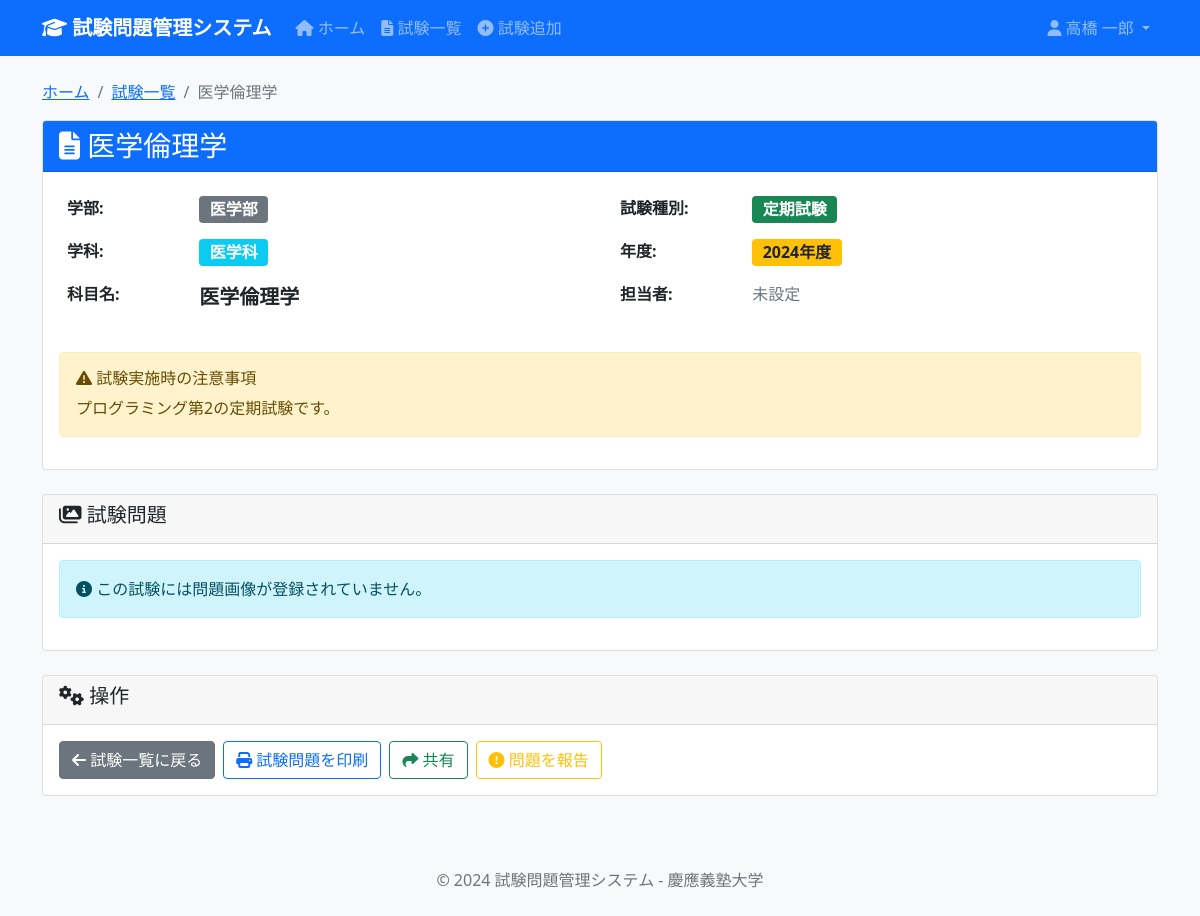
/exam/14 (signed in), run on the app's committed database.
### tables this page shows
CREATE TABLE Subjects (
                subject_id INTEGER PRIMARY KEY AUTOINCREMENT,
                department_id INTEGER NOT NULL,
                subject_name TEXT NOT NULL,
                subject_type TEXT CHECK (subject_type IN ('必修', '選択必修', '一般教養')),
                semester TEXT CHECK (semester IN ('春学期', '春学期前半', '春学期後半', '秋学期', '秋学期前半', '秋学期後半')),
                grade_level INTEGER CHECK (grade_level BETWEEN 1 AND 4),
                created_at DATETIME DEFAULT CURRENT_TIMESTAMP,
                FOREIGN KEY (department_id) REFERENCES Departments(department_id)
            );

CREATE TABLE Faculties (
                faculty_id INTEGER PRIMARY KEY AUTOINCREMENT,
                faculty_name TEXT NOT NULL UNIQUE
            );

CREATE TABLE Departments (
                department_id INTEGER PRIMARY KEY AUTOINCREMENT,
                faculty_id INTEGER NOT NULL,
                department_name TEXT NOT NULL,
                FOREIGN KEY (faculty_id) REFERENCES Faculties(faculty_id),
                UNIQUE(faculty_id, department_name)
            );

CREATE TABLE ExamTypes (
                exam_type_id INTEGER PRIMARY KEY AUTOINCREMENT,
                exam_type_name TEXT NOT NULL UNIQUE
            );

CREATE TABLE Exams (
                exam_id INTEGER PRIMARY KEY AUTOINCREMENT,
                subject_id INTEGER NOT NULL,
                exam_type_id INTEGER NOT NULL,
                exam_year INTEGER NOT NULL,
                instructions TEXT,
                created_at DATETIME DEFAULT CURRENT_TIMESTAMP,
                FOREIGN KEY (subject_id) REFERENCES Subjects(subject_id),
                FOREIGN KEY (exam_type_id) REFERENCES ExamTypes(exam_type_id),
                UNIQUE(subject_id, exam_type_id, exam_year)
            );

### app.py (the view)
@app.route('/exam/<int:exam_id>')
@login_required
def exam_detail(exam_id: int) -> str:
    cur = get_db().cursor()
    exam = cur.execute('''
        SELECT
            e.exam_id,
            f.faculty_name,
            d.department_name,
            s.subject_name,
            et.exam_type_name,
            e.exam_year,
            e.instructions,
            GROUP_CONCAT(p.professor_name, ', ') AS professors
        FROM Exams e
        JOIN Subjects s ON e.subject_id = s.subject_id
        JOIN Departments d ON s.department_id = d.department_id
        JOIN Faculties f ON d.faculty_id = f.faculty_id
        JOIN ExamTypes et ON e.exam_type_id = et.exam_type_id
        LEFT JOIN ExamProfessors ep ON e.exam_id = ep.exam_id
        LEFT JOIN Professors p ON ep.professor_id = p.professor_id
        WHERE e.exam_id = ?
        GROUP BY e.exam_id, f.faculty_name, d.department_name, s.subject_name, et.exam_type_name, e.exam_year, e.instructions
    ''', (exam_id,)).fetchone()
    if exam is None:
        flash('指定された試験が見つかりません', 'error')
        return redirect(url_for('exams'))
    questions = cur.execute('''
        SELECT question_id, picture FROM ExamQuestions WHERE exam_id = ?
    ''', (exam_id,)).fetchall()
    return render_template('exams/detail.html', exam=exam, questions=questions)

### app.py (called while the page is built)
def get_db() -> sqlite3.Connection:
    db = getattr(g, '_database', None)
    if db is None:
        db = g._database = sqlite3.connect(DATABASE)
        db.execute('PRAGMA foreign_keys = ON')
        db.row_factory = sqlite3.Row
    return db

@app.teardown_appcontext
def close_connection(exception: Optional[BaseException]) -> None:
    db = getattr(g, '_database', None)
    if db is not None:
        db.close()

def login_required(f):
    @wraps(f)
    def decorated_function(*args, **kwargs):
        if 'user_id' not in session:
            return redirect(url_for('login'))
        return f(*args, **kwargs)
    return decorated_function

### templates/exams/detail.html (shortened to what this page needs)
{% extends "base.html" %}
{% block content %}
<nav aria-label="breadcrumb">
    <ol class="breadcrumb">
        <li class="breadcrumb-item"><a href="{{ url_for('index') }}">ホーム</a></li>
        <li class="breadcrumb-item"><a href="{{ url_for('exams') }}">試験一覧</a></li>
        <li class="breadcrumb-item active">{{ exam[3] }}</li>
    </ol>
</nav>
<div class="row mb-4">
    <div class="col-12">
        <div class="card">
            <div class="card-header bg-primary text-white">
                <h3 class="card-title mb-0">
                    <i class="fas fa-file-alt"></i> {{ exam[3] }}
                </h3>
            </div>
            <div class="card-body">
                <div class="row">
                    <div class="col-md-6">
                        <table class="table table-borderless">
                            <tbody>
                                <tr>
                                    <th class="w-25">学部:</th>
                                    <td><span class="badge bg-secondary fs-6">{{ exam[1] }}</span></td>
                                </tr>
                                <tr>
                                    <th>学科:</th>
                                    <td><span class="badge bg-info fs-6">{{ exam[2] }}</span></td>
                                </tr>
                                <tr>
                                    <th>科目名:</th>
                                    <td><strong class="fs-5">{{ exam[3] }}</strong></td>
                                </tr>
                            </tbody>
                        </table>
                    </div>
                    <div class="col-md-6">
                        <table class="table table-borderless">
                            <tbody>
                                <tr>
                                    <th class="w-25">試験種別:</th>
                                    <td><span class="badge bg-success fs-6">{{ exam[4] }}</span></td>
                                </tr>
                                <tr>
                                    <th>年度:</th>
                                    <td><span class="badge bg-warning text-dark fs-6">{{ exam[5] }}年度</span></td>
                                </tr>
                                <tr>
                                    <th>担当者:</th>
                                    <td>
                                        {% if exam[7] %}
                                            <span class="text-primary">{{ exam[7] }}</span>
                                        {% else %}
                                            <span class="text-muted">未設定</span>
                                        {% endif %}
                                    </td>
                                </tr>
                            </tbody>
                        </table>
                    </div>
                </div>
                {% if exam[6] %}
                <div class="row mt-3">
                    <div class="col-12">
                        <div class="alert alert-warning">
                            <h6><i class="fas fa-exclamation-triangle"></i> 試験実施時の注意事項</h6>
                            <p class="mb-0">{{ exam[6] }}</p>
                        </div>
                    </div>
                </div>
                {% endif %}
            </div>
        </div>
    </div>
</div>
<div class="row mb-4">
    <div class="col-12">
        <div class="card">
            <div class="card-header">
                <h5><i class="fas fa-images"></i> 試験問題</h5>
            </div>
            <div class="card-body">
                {% if questions %}
                    <div class="row">
                        {% for question in questions %}
                        <div class="col-md-6 col-lg-4 mb-3">
                            <div class="card h-100">
                                <div class="card-header bg-light">
                                    <small class="text-muted">問題 {{ loop.index }}</small>
                                </div>
                                <div class="card-body text-center">
                                    {% if question.picture %}
                                        {% set file_path = url_for('uploaded_file', filename=question.picture) %}
                                        {% set file_extension = question.picture.split('.')[-1].lower() %}
                                        {% if file_extension == 'pdf' %}
                                            <div class="mb-3">
                                                <i class="fas fa-file-pdf fa-4x text-danger mb-2"></i>
                                                <p class="small text-muted mb-2">{{ question.picture }}</p>
                                            </div>
                                            <div class="d-grid gap-2">
                                                <a href="{{ file_path }}" target="_blank" class="btn btn-outline-danger btn-sm">
                                                    <i class="fas fa-eye"></i> PDFを開く
                                                </a>
                                                <a href="{{ file_path }}" download class="btn btn-outline-primary btn-sm">
                                                    <i class="fas fa-download"></i> ダウンロード
                                                </a>
                                            </div>
                                        {% elif file_extension in ['png', 'jpg', 'jpeg', 'gif', 'bmp', 'tiff'] %}
                                            <div class="mb-3">
                                                <img src="{{ file_path }}"
                                                     class="img-fluid rounded shadow-sm"
                                                     alt="試験問題画像"
                                                     style="max-height: 300px; cursor: pointer;"
                                                     onclick="openImageModal('{{ file_path }}', '{{ exam[3] }} - 問題{{ loop.index }}')">
                                            </div>
                                            <p class="small text-muted mb-2">{{ question.picture }}</p>
                                            <div class="d-grid gap-2">
                                                <button class="btn btn-outline-primary btn-sm"
                                                        onclick="openImageModal('{{ file_path }}', '{{ exam[3] }} - 問題{{ loop.index }}')">
                                                    <i class="fas fa-expand"></i> 拡大表示
                                                </button>
                                                <a href="{{ file_path }}" download class="btn btn-outline-secondary btn-sm">
                                                    <i class="fas fa-download"></i> ダウンロード
                                                </a>
                                            </div>
                                        {% else %}
                                            <div class="mb-3">
                                                <i class="fas fa-file fa-4x text-muted mb-2"></i>
                                                <p class="small text-muted mb-2">{{ question.picture }}</p>
                                            </div>
                                            <a href="{{ file_path }}" download class="btn btn-outline-primary btn-sm">
                                                <i class="fas fa-download"></i> ダウンロード
                                            </a>
                                        {% endif %}
                                    {% else %}
                                        <div class="text-center p-4">
                                            <i class="fas fa-file-image fa-3x text-muted mb-3"></i>
                                            <p class="text-muted">ファイルが設定されていません</p>
                                        </div>
                                    {% endif %}
                                </div>
                                <div class="card-footer">
                                    <small class="text-muted">問題ID: {{ question.question_id }}</small>
                                </div>
                            </div>
                        </div>
                        {% endfor %}
                    </div>
                {% else %}
                    <div class="alert alert-info">
                        <i class="fas fa-info-circle"></i>
                        この試験には問題画像が登録されていません。
                    </div>
                {% endif %}
            </div>
        </div>
    </div>
</div>
<div class="row">
    <div class="col-12">
        <div class="card">
            <div class="card-header">
                <h5><i class="fas fa-cogs"></i> 操作</h5>
            </div>
            <div class="card-body">
                <div class="d-flex flex-wrap gap-2">
                    <a href="{{ url_for('exams') }}" class="btn btn-secondary">
                        <i class="fas fa-arrow-left"></i> 試験一覧に戻る
                    </a>
                    <button class="btn btn-outline-primary" onclick="printExamQuestions()">
                        <i class="fas fa-print"></i> 試験問題を印刷
                    </button>
                    <button class="btn btn-outline-success" onclick="shareExam()">
                        <i class="fas fa-share"></i> 共有
                    </button>
                    <button class="btn btn-outline-warning" onclick="reportIssue()">
                        <i class="fas fa-exclamation-circle"></i> 問題を報告
                    </button>
                </div>
            </div>
        </div>
    </div>
</div>
{% endblock %}

### templates/base.html (style rules this page uses)
body { background-color: #f8f9fa; }

### data on the page
Subjects: subject_name "医学倫理学"
Faculties: faculty_name "医学部"
Departments: department_name "医学科"
ExamTypes: exam_type_name "定期試験"
Exams: exam_year "2024", instructions "プログラミング第2の定期試験です。"

### other printed values
{{ session.full_name }} "高橋 一郎"
